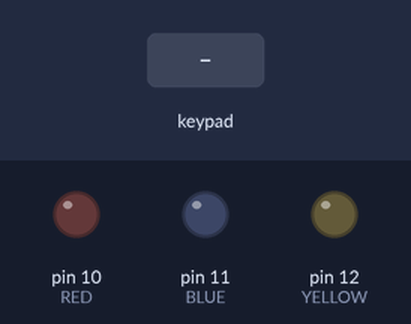
A sketch run on a simulated Arduino Uno, built with avr-gcc and run on an emulated ATmega328P. Parts: output pins drawn as LEDs (lit = HIGH). The test bench sets the inputs (shaded band).

Above: at 1.2 s.
1.3 s: key '1' pressed
At 1.7 s:
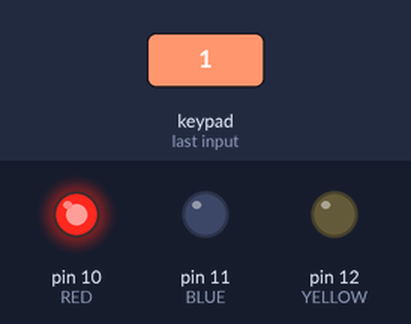
3.8 s: keypad keys 2 3 4 5 pressed 0.4 s apart
At 4.2 s:
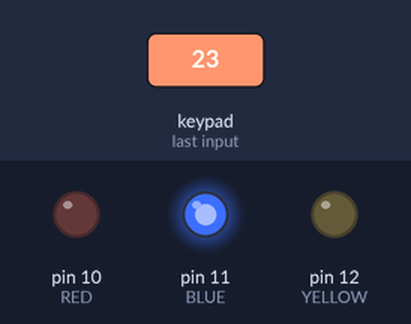
At 5.2 s:
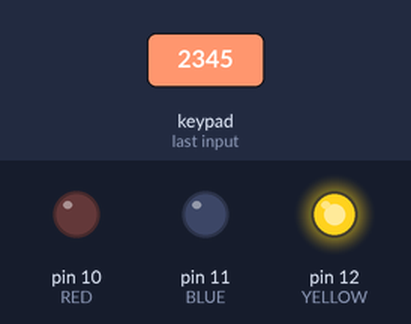
Timing chart, 0 to 7.3 s (numbered marks = the images above; inputs shaded):
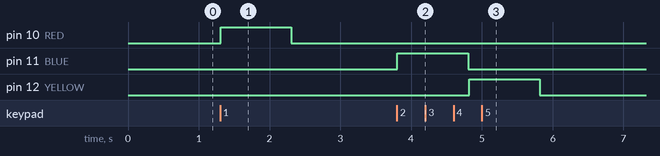

Measured:
- after the input at 1.3 s, pin 10 (RED): LOW → HIGH at once, → LOW 1.0 s later
- after the input at 3.8 s, pin 11 (BLUE): LOW → HIGH at once, → LOW 1.0 s later; pin 12 (YELLOW): LOW → HIGH after 1.0 s, → LOW 1.0 s later

The sketch:

keypad.ino
```cpp
#include <Adafruit_Keypad.h>

const byte ROWS = 4, COLS = 4;

const char KEYS[ROWS][COLS] = {
  {'1', '2', '3', 'A'},
  {'4', '5', '6', 'B'},
  {'7', '8', '9', 'C'},
  {'*', '0', '#', 'D'}
};

byte rowPins[ROWS] = {2, 3, 4, 5}; //connect to the row pinouts of the keypad
byte colPins[COLS] = {6, 7, 8, 9}; //connect to the column pinouts of the keypad

//initialize an instance of class NewKeypad
Adafruit_Keypad customKeypad = Adafruit_Keypad( makeKeymap(KEYS), rowPins, colPins, ROWS, COLS);

const byte RED = 10, BLUE = 11, YELLOW = 12;

void setup() {
  Serial.begin(9600);
  customKeypad.begin();

  pinMode(RED, OUTPUT);
  pinMode(YELLOW, OUTPUT);
  pinMode(BLUE, OUTPUT);
}

void loop() {
  // put your main code here, to run repeatedly:
  customKeypad.tick();

  while(customKeypad.available()){
    keypadEvent e = customKeypad.read();

    char key = e.bit.KEY;

    if (key == '1' || key == '2' || key == '3') {
      digitalWrite(key - 39, HIGH);
      delay(500);
      digitalWrite(key - 39, LOW);
    }
  }
}
```
